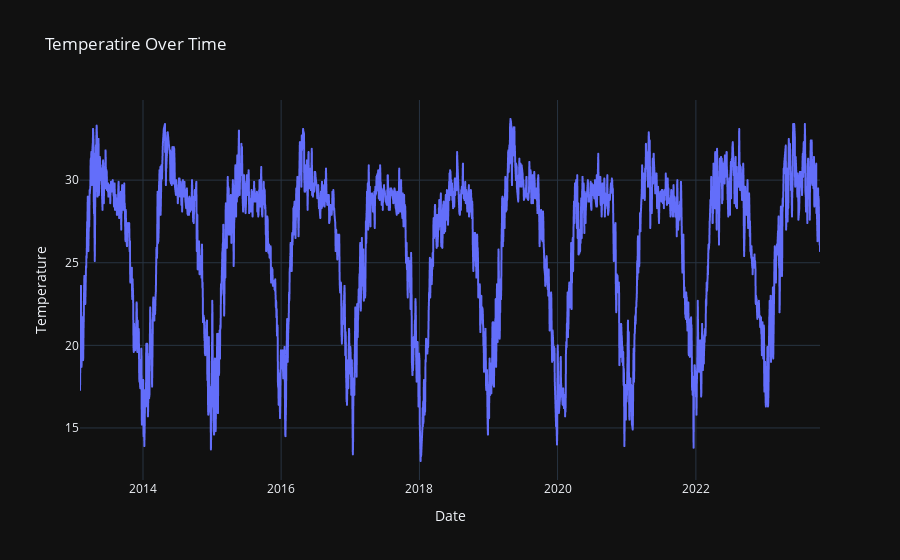

Here is the notebook cell this chart was saved with:
### Markdown cell above
---

How Temperature changes over the time/year?

---

### Code cell
fig = px.line(df, x='datetime_converted', y='temp', title='Temperatire Over Time',template='plotly_dark')
fig.update_layout(xaxis_title='Date', yaxis_title='Temperature')
fig.show()

### Figure 1 — Plotly figure (JSON) as saved in the notebook; plotly's stock layout.template omitted (floating-point values rounded to 4 significant figures; data arrays with more than 128 entries replaced by an {"elided": "..."} marker saying what was removed)
{"data": [{"hovertemplate": "datetime_converted=%{x}<br>temp=%{y}<extra></extra>", "legendgroup": "", "line": {"color": "#636efa", "dash": "solid"}, "marker": {"symbol": "circle"}, "mode": "lines", "name": "", "showlegend": false, "type": "scattergl", "x": {"elided": "3326 str values"}, "xaxis": "x", "y": {"elided": "3326 float values"}, "yaxis": "y"}], "layout": {"autosize": true, "legend": {"tracegroupgap": 0}, "title": {"text": "Temperatire Over Time"}, "xaxis": {"anchor": "y", "autorange": true, "domain": [0, 1], "range": ["2013-02-02", "2023-10-19"], "title": {"text": "Date"}, "type": "date"}, "yaxis": {"anchor": "x", "autorange": true, "domain": [0, 1], "range": [11.85, 34.85], "title": {"text": "Temperature"}, "type": "linear"}}}
